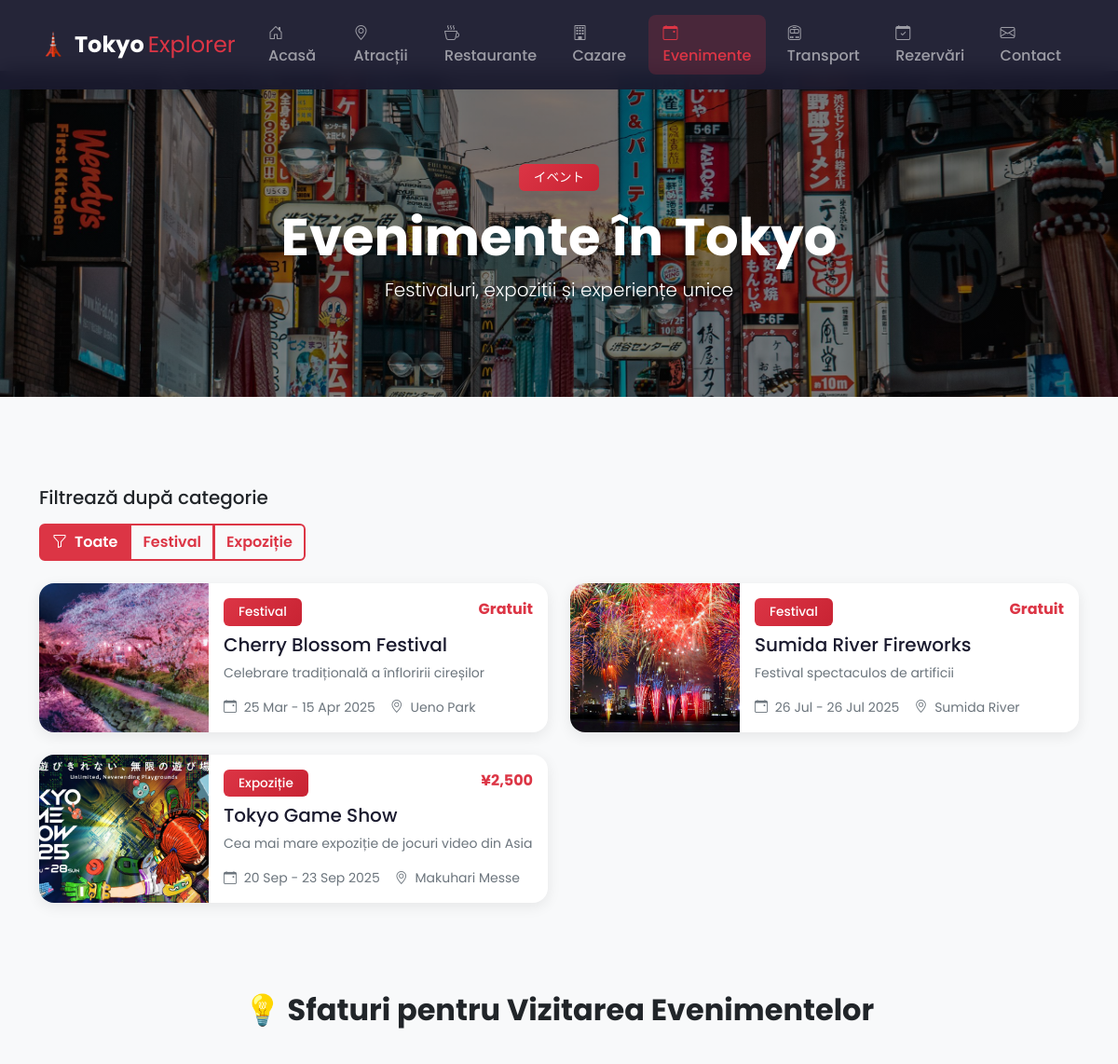
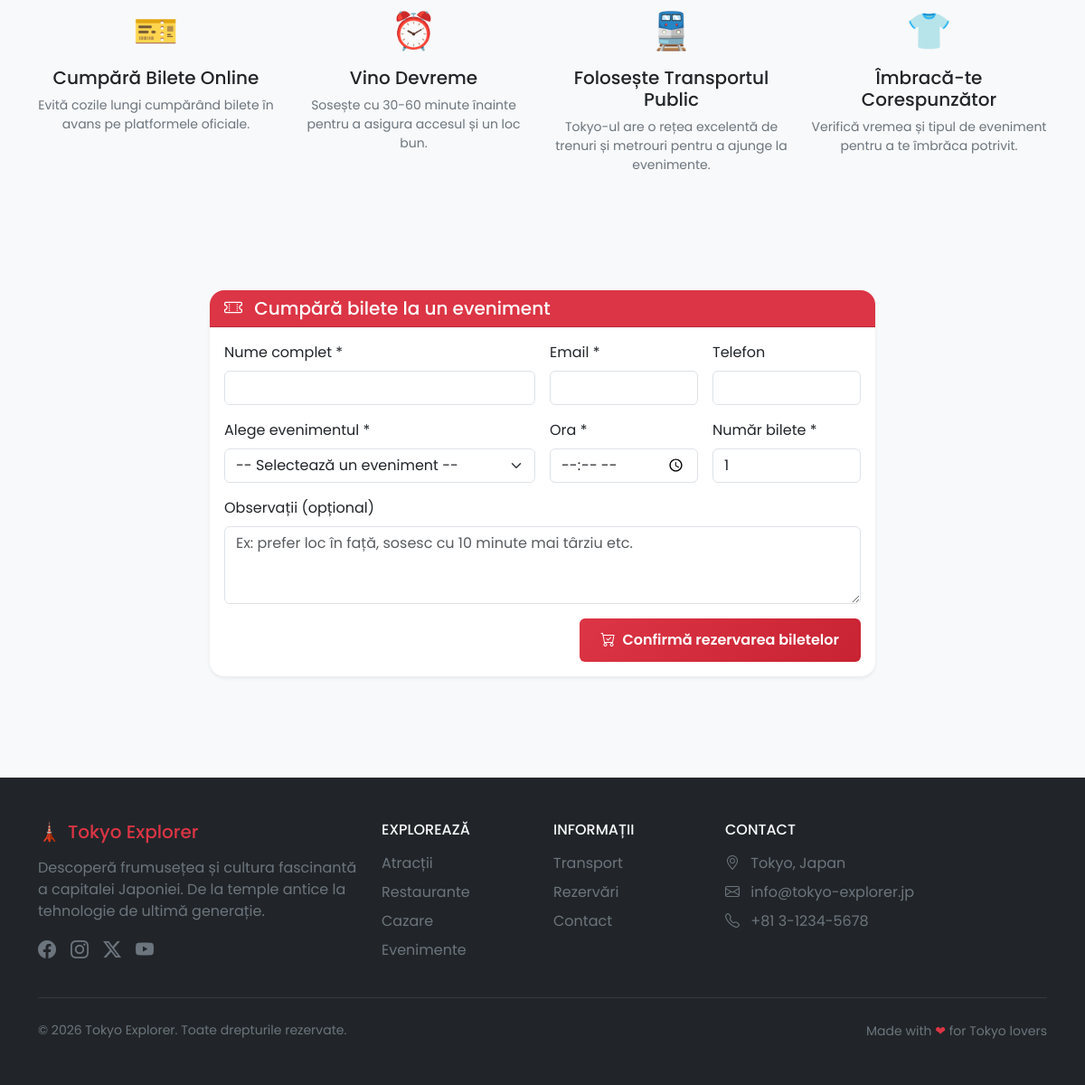
Screenshot of /pages/evenimente.php with the database file from the repository (2 pictures, top to bottom).
### tables this page shows
CREATE TABLE `evenimente` (
  `id` int(11) NOT NULL,
  `titlu` varchar(150) NOT NULL,
  `descriere` text DEFAULT NULL,
  `data_start` date DEFAULT NULL,
  `data_sfarsit` date DEFAULT NULL,
  `locatie` varchar(200) DEFAULT NULL,
  `pret` decimal(10,2) DEFAULT NULL,
  `imagine` varchar(255) DEFAULT NULL,
  `categorie` varchar(50) DEFAULT NULL
);

### pages/evenimente.php (the view, shortened to what this page needs)
<!DOCTYPE html>
<html lang="ro">
<head>
    <link href="https://cdn.jsdelivr.net/npm/bootstrap@5.3.2/dist/css/bootstrap.min.css" rel="stylesheet">
    <link href="https://cdn.jsdelivr.net/npm/bootstrap-icons@1.11.1/font/bootstrap-icons.css" rel="stylesheet">
    <link href="../css/style.css" rel="stylesheet">
</head>
<body>
<?php
require_once '../config.php';
$imagini_folder = '../img evenimente';
$imagini = [];
if (is_dir($imagini_folder)) {
    $imagini = array_diff(scandir($imagini_folder), ['.', '..']);
    $imagini = array_values($imagini);
}
try {
    $stmt = $pdo->query("SELECT * FROM evenimente ORDER BY data_start ASC");
    $evenimente = $stmt->fetchAll();
} catch (PDOException $e) {
    $evenimente = [];
}
$categorii = [];
foreach ($evenimente as $ev) {
    if (!in_array($ev['categorie'], $categorii)) {
        $categorii[] = $ev['categorie'];
    }
}
$categorie_filtru = isset($_GET['categorie']) ? $_GET['categorie'] : '';
$evenimente_filtrate = $categorie_filtru
    ? array_filter($evenimente, function ($e) use ($categorie_filtru) {
        return $e['categorie'] == $categorie_filtru;
    })
    : $evenimente;
$evenimente_filtrate = array_values($evenimente_filtrate);
?>
<nav class="navbar navbar-expand-lg navbar-dark bg-dark fixed-top">
    <div class="container">
        <a class="navbar-brand d-flex align-items-center" href="../index.php">
            <span class="fs-4 fw-bold text-danger me-2">🗼</span>
            <span class="fw-bold">Tokyo</span>
            <span class="text-danger ms-1">Explorer</span>
        </a>
        <div class="collapse navbar-collapse" id="navbarNav">
            <ul class="navbar-nav ms-auto">
                <li class="nav-item"><a class="nav-link" href="../index.php"><i class="bi bi-house-door me-1"></i>Acasă</a></li>
                <li class="nav-item"><a class="nav-link" href="atractii.php"><i class="bi bi-geo-alt me-1"></i>Atracții</a></li>
                <li class="nav-item"><a class="nav-link" href="restaurante.php"><i class="bi bi-cup-hot me-1"></i>Restaurante</a></li>
                <li class="nav-item"><a class="nav-link" href="cazare.php"><i class="bi bi-building me-1"></i>Cazare</a></li>
                <li class="nav-item"><a class="nav-link active" href="evenimente.php"><i class="bi bi-calendar-event me-1"></i>Evenimente</a></li>
                <li class="nav-item"><a class="nav-link" href="transport.php"><i class="bi bi-train-front me-1"></i>Transport</a></li>
                <li class="nav-item"><a class="nav-link" href="rezervari.php"><i class="bi bi-calendar-check me-1"></i>Rezervări</a></li>
                <li class="nav-item"><a class="nav-link" href="contact.php"><i class="bi bi-envelope me-1"></i>Contact</a></li>
            </ul>
        </div>
    </div>
</nav>
<div style="height: 76px;"></div>
<section class="page-header text-white text-center" style="background: linear-gradient(rgba(0, 0, 0, 0.5), rgba(0, 0, 0, 0.5)), url('../img evenimente/tokyo.webp') center/cover no-repeat; min-height: 350px; display: flex; align-items: center;">
    <div class="container">
        <span class="badge bg-danger mb-3">イベント</span>
        <h1 class="display-4 fw-bold">Evenimente în Tokyo</h1>
        <p class="lead">Festivaluri, expoziții și experiențe unice</p>
    </div>
</section>
<section class="py-5">
    <div class="container">
        <div class="mb-4">
            <h5 class="mb-3">Filtrează după categorie</h5>
            <div class="btn-group flex-wrap" role="group">
                <a href="?" class="btn btn-outline-danger <?php echo !$categorie_filtru ? 'active' : ''; ?>">
                    <i class="bi bi-funnel me-2"></i>Toate
                </a>
                <?php foreach ($categorii as $cat): ?>
                    <a href="?categorie=<?php echo urlencode($cat); ?>" class="btn btn-outline-danger <?php echo $categorie_filtru == $cat ? 'active' : ''; ?>">
                        <?php echo htmlspecialchars($cat); ?>
                    </a>
                <?php endforeach; ?>
            </div>
        </div>
        <div class="row g-4">
            <?php if (count($evenimente_filtrate) > 0): ?>
                <?php foreach ($evenimente_filtrate as $index => $eveniment): ?>
                <div class="col-lg-6">
                    <div class="card h-100 card-hover">
                        <div class="row g-0">
                            <div class="col-md-4">
                                <?php
                                $imagine_src = 'https://images.unsplash.com/photo-1492571350019-22de08371fd3?w=300';
                                if ($index < count($imagini)) {
                                    $imagine_src = $imagini_folder . '/' . $imagini[$index];
                                }
                                ?>
                                <img src="<?php echo $imagine_src; ?>"
                                     class="img-fluid rounded-start h-100" style="object-fit: cover;"
                                     alt="<?php echo htmlspecialchars($eveniment['titlu']); ?>">
                            </div>
                            <div class="col-md-8">
                                <div class="card-body">
                                    <div class="d-flex justify-content-between align-items-start mb-2">
                                        <span class="badge bg-danger"><?php echo htmlspecialchars($eveniment['categorie']); ?></span>
                                        <span class="text-danger fw-bold">
                                            <?php echo $eveniment['pret'] == 0 ? 'Gratuit' : '¥' . number_format($eveniment['pret']); ?>
                                        </span>
                                    </div>
                                    <h5 class="card-title"><?php echo htmlspecialchars($eveniment['titlu']); ?></h5>
                                    <p class="card-text text-secondary small">
                                        <?php echo htmlspecialchars($eveniment['descriere']); ?>
                                    </p>
                                    <div class="d-flex gap-3 text-secondary small">
                                        <span>
                                            <i class="bi bi-calendar-event me-1"></i>
                                            <?php
                                                $start = $eveniment['data_start'] ? date('d M', strtotime($eveniment['data_start'])) : '';
                                                $end = $eveniment['data_sfarsit'] ? date('d M Y', strtotime($eveniment['data_sfarsit'])) : '';
                                                echo trim($start . ' - ' . $end, ' -');
                                            ?>
                                        </span>
                                        <span>
                                            <i class="bi bi-geo-alt me-1"></i>
                                            <?php echo htmlspecialchars($eveniment['locatie']); ?>
                                        </span>
                                    </div>
                                </div>
                            </div>
                        </div>
                    </div>
                </div>
                <?php endforeach; ?>
            <?php endif; ?>
        </div>
    </div>
</section>
<section class="py-5 bg-light">
    <div class="container">
        <h2 class="text-center mb-5 fw-bold">💡 Sfaturi pentru Vizitarea Evenimentelor</h2>
        <div class="row g-4">
            <div class="col-md-6 col-lg-3">
                <div class="text-center">
                    <div class="display-6 text-danger mb-3">🎫</div>
                    <h5>Cumpără Bilete Online</h5>
                    <p class="text-secondary small">Evită cozile lungi cumpărând bilete în avans pe platformele oficiale.</p>
                </div>
            </div>
            <div class="col-md-6 col-lg-3">
                <div class="text-center">
                    <div class="display-6 text-danger mb-3">⏰</div>
                    <h5>Vino Devreme</h5>
                    <p class="text-secondary small">Sosește cu 30-60 minute înainte pentru a asigura accesul și un loc bun.</p>
                </div>
            </div>
            <div class="col-md-6 col-lg-3">
                <div class="text-center">
                    <div class="display-6 text-danger mb-3">🚆</div>
                    <h5>Folosește Transportul Public</h5>
                    <p class="text-secondary small">Tokyo-ul are o rețea excelentă de trenuri și metrouri pentru a ajunge la evenimente.</p>
                </div>
            </div>
            <div class="col-md-6 col-lg-3">
                <div class="text-center">
                    <div class="display-6 text-danger mb-3">👕</div>
                    <h5>Îmbracă-te Corespunzător</h5>
                    <p class="text-secondary small">Verifică vremea și tipul de eveniment pentru a te îmbrăca potrivit.</p>
                </div>
            </div>
        </div>
    </div>
</section>
<section class="py-5">
    <div class="container">
        <div class="row justify-content-center">
            <div class="col-lg-8">
                <div class="card my-3 shadow-sm">
                    <div class="card-header bg-danger text-white">
                        <h5 class="mb-0">
                            <i class="bi bi-ticket-perforated me-2"></i>
                            Cumpără bilete la un eveniment
                        </h5>
                    </div>
                    <div class="card-body">
                        <form method="post" action="">
                            <div class="row g-3">
                                <div class="col-md-6">
                                    <label class="form-label">Nume complet *</label>
                                    <input type="text" name="nume" class="form-control" required>
                                </div>
                                <div class="col-md-3">
                                    <label class="form-label">Email *</label>
                                    <input type="email" name="email" class="form-control" required>
                                </div>
                                <div class="col-md-3">
                                    <label class="form-label">Telefon</label>
                                    <input type="text" name="telefon" class="form-control">
                                </div>
                                <div class="col-md-6">
                                    <label class="form-label">Alege evenimentul *</label>
                                    <select name="eveniment_id" class="form-select" required>
                                        <option value="">-- Selectează un eveniment --</option>
                                    </select>
                                </div>
                                <div class="col-md-3">
                                    <label class="form-label">Ora *</label>
                                    <input type="time" name="ora" class="form-control" required>
                                </div>
                                <div class="col-md-3">
                                    <label class="form-label">Număr bilete *</label>
                                    <input type="number" name="numar_bilete" class="form-control" min="1" value="1" required>
                                </div>
                                <div class="col-12">
                                    <label class="form-label">Observații (opțional)</label>
                                    <textarea name="observatii" class="form-control" rows="3" placeholder="Ex: prefer loc în față, sosesc cu 10 minute mai târziu etc."></textarea>
                                </div>
                            </div>
                            <div class="mt-3 text-end">
                                <button type="submit" class="btn btn-danger">
                                    <i class="bi bi-cart-check me-1"></i>
                                    Confirmă rezervarea biletelor
                                </button>
                            </div>
                        </form>
                    </div>
                </div>
            </div>
        </div>
    </div>
</section>
<?php include '../footer.php'; ?>
</body>
</html>

### rows the page displays
evenimente: shows a picture, categorie "Festival", pret "Gratuit", titlu "Cherry Blossom Festival", descriere "Celebrare tradițională a înfloririi cireșilor", data_start+data_sfarsit "25 Mar - 15 Apr 2025", locatie "Ueno Park"
evenimente: shows a picture, categorie "Festival", pret "Gratuit", titlu "Sumida River Fireworks", descriere "Festival spectaculos de artificii", data_start+data_sfarsit "26 Jul - 26 Jul 2025", locatie "Sumida River"
evenimente: shows a picture, categorie "Expoziție", pret "2,500", titlu "Tokyo Game Show", descriere "Cea mai mare expoziție de jocuri video din Asia", data_start+data_sfarsit "20 Sep - 23 Sep 2025", locatie "Makuhari Messe"

### other values shown
$cat "Festival"
$cat "Expoziție"
